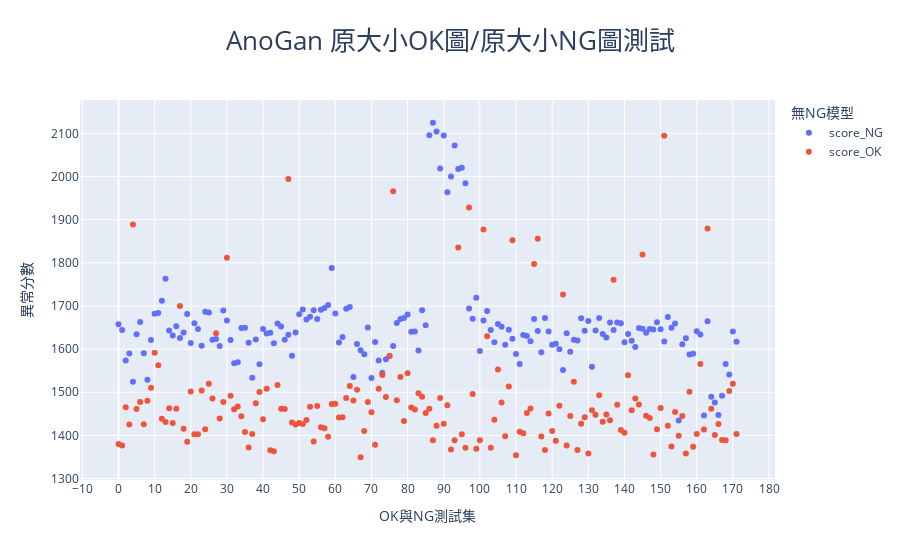

Notebook code cell kept with this figure:
### Code cell
fig = go.Figure()
fig.add_trace(go.Scatter(x=df_test.index, y=df_test['score'], \
            name = 'score_NG',mode='markers+text', \
            hovertemplate='<b>%{x}</b> Test<br><b>%{y:.2f}</b> 異常分數<extra></extra>'))
fig.add_trace(go.Scatter(x=df_test.index, y=df_train['score'], \
            name = 'score_OK',mode='markers+text', \
            hovertemplate='<b>%{x}</b> Test<br><b>%{y:.2f}</b> 異常分數<extra></extra>'))
fig.update_layout(
    title_text='AnoGan 原大小OK圖/原大小NG圖測試',
    title_font_size=26,
    title_x=0.5,
    xaxis_title="OK與NG測試集",
    xaxis_tickmode="linear",
    xaxis_dtick="10",
    yaxis_title="異常分數",
    legend_title_text="無NG模型"
)

### Figure 1 — Plotly figure (JSON) as saved in the notebook; plotly's stock layout.template omitted (floating-point values rounded to 4 significant figures; data arrays with more than 128 entries replaced by an {"elided": "..."} marker saying what was removed)
{"data": [{"hovertemplate": "<b>%{x}</b> Test<br><b>%{y:.2f}</b> 異常分數<extra></extra>", "mode": "markers+text", "name": "score_NG", "type": "scatter", "x": {"elided": "172 int values"}, "y": {"elided": "172 float values"}}, {"hovertemplate": "<b>%{x}</b> Test<br><b>%{y:.2f}</b> 異常分數<extra></extra>", "mode": "markers+text", "name": "score_OK", "type": "scatter", "x": {"elided": "172 int values"}, "y": {"elided": "172 float values"}}], "layout": {"legend": {"title": {"text": "無NG模型"}}, "title": {"font": {"size": 26}, "text": "AnoGan 原大小OK圖/原大小NG圖測試", "x": 0.5}, "xaxis": {"dtick": "10", "tickmode": "linear", "title": {"text": "OK與NG測試集"}}, "yaxis": {"title": {"text": "異常分數"}}}}
